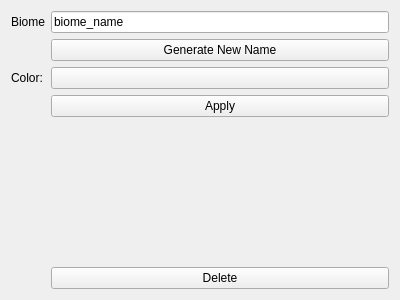
<?xml version="1.0" encoding="UTF-8"?>
<ui version="4.0">
 <class>Form</class>
 <widget class="QWidget" name="Form">
  <property name="geometry">
   <rect>
    <x>0</x>
    <y>0</y>
    <width>400</width>
    <height>300</height>
   </rect>
  </property>
  <property name="windowTitle">
   <string>Form</string>
  </property>
  <layout class="QFormLayout" name="formLayout">
   <item row="1" column="0">
    <widget class="QLabel" name="label">
     <property name="text">
      <string>Biome</string>
     </property>
    </widget>
   </item>
   <item row="1" column="1">
    <widget class="QLineEdit" name="lineEdit">
     <property name="text">
      <string>biome_name</string>
     </property>
    </widget>
   </item>
   <item row="2" column="1">
    <widget class="QPushButton" name="pushButton">
     <property name="text">
      <string>Generate New Name</string>
     </property>
    </widget>
   </item>
   <item row="3" column="1">
    <widget class="QPushButton" name="pushButton_2">
     <property name="text">
      <string/>
     </property>
    </widget>
   </item>
   <item row="4" column="1">
    <widget class="QPushButton" name="pushButton_3">
     <property name="text">
      <string>Apply</string>
     </property>
    </widget>
   </item>
   <item row="6" column="1">
    <widget class="QPushButton" name="pushButton_4">
     <property name="text">
      <string>Delete</string>
     </property>
    </widget>
   </item>
   <item row="5" column="1">
    <spacer name="verticalSpacer">
     <property name="orientation">
      <enum>Qt::Vertical</enum>
     </property>
     <property name="sizeHint" stdset="0">
      <size>
       <width>20</width>
       <height>40</height>
      </size>
     </property>
    </spacer>
   </item>
   <item row="3" column="0">
    <widget class="QLabel" name="label_2">
     <property name="text">
      <string>Color:</string>
     </property>
    </widget>
   </item>
  </layout>
 </widget>
 <resources/>
 <connections/>
</ui>
